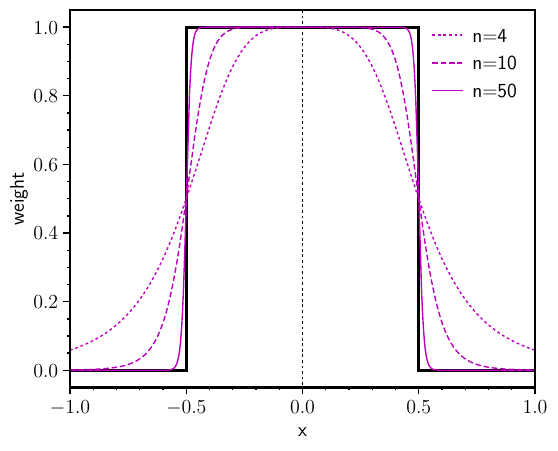

The Python source for this figure:


import numpy as np
import matplotlib.pyplot as plt


def butterworth_1d(x,w=1,c=0,n=40):
    f = 1/(1+((x-c)/(w/2))**n)
    return f


w = 1

x_max = 1
nx = 1001
x = np.linspace(-x_max,x_max,nx)


fig, ax = plt.subplots(figsize=(6,5))

b1 = butterworth_1d(x,w=w,c=0,n=4)
b2 = butterworth_1d(x,w=w,c=0,n=10)
b3 = butterworth_1d(x,w=w,c=0,n=50)

ax.plot([-x_max,-w/2],[0,0],lw=2,ls='-',c='k')
ax.plot([-w/2,-w/2],[0,1],lw=2,ls='-',c='k')
ax.plot([w/2,w/2],[0,1],lw=2,ls='-',c='k')
ax.plot([-w/2,w/2],[1,1],lw=2,ls='-',c='k')
ax.plot([w/2,x_max],[0,0],lw=2,ls='-',c='k')

ax.plot([0,0],[-1,1.5],lw=1,ls=(0,(2,2)),c='k')

ax.plot(x,b1,c='m',ls=(0,(2,2)),lw=1,label='n=4')
ax.plot(x,b2,c='m',ls=(0,(4,2)),lw=1,label='n=10')
ax.plot(x,b3,c='m',ls='-',lw=1,label='n=50')

ax.legend(frameon=False,fontsize='x-large',loc='upper right',handlelength=1.5,handletextpad=0.5)

           
# format plots
for axis in ['top','bottom','left','right']:
    ax.spines[axis].set_linewidth(1.5)
ax.minorticks_on()
ax.tick_params(which='both',width=1,labelsize='x-large')
ax.tick_params(which='major',length=5)
ax.tick_params(which='minor',length=2)
ax.set_xticks([-1,-0.5,0,0.5,1])
# ax.set_yticks(np.arange(-0.4,0.6,0.2))

ax.axis([-1,1,-0.05,1.05])


# ax[0,1].legend(frameon=False,fontsize='x-large')

ax.set_xlabel('x',labelpad=4,fontsize='x-large')
ax.set_ylabel('weight',labelpad=4,fontsize='x-large')

# ax[0,0].annotate('a)',xy=(-1.5,1.5e4),xycoords='data',fontsize='x-large')
# ax[0,1].annotate('b)',xy=(-1.5,1.5e4),xycoords='data',fontsize='x-large')
# ax[1,0].annotate('c)',xy=(-1.5,1.5e4),xycoords='data',fontsize='x-large')
# ax[1,1].annotate('d)',xy=(-1.5,1.5e4),xycoords='data',fontsize='x-large')
        
plt.savefig('butterworth.pdf',dpi=150,bbox_inches='tight')

# plt.show()

